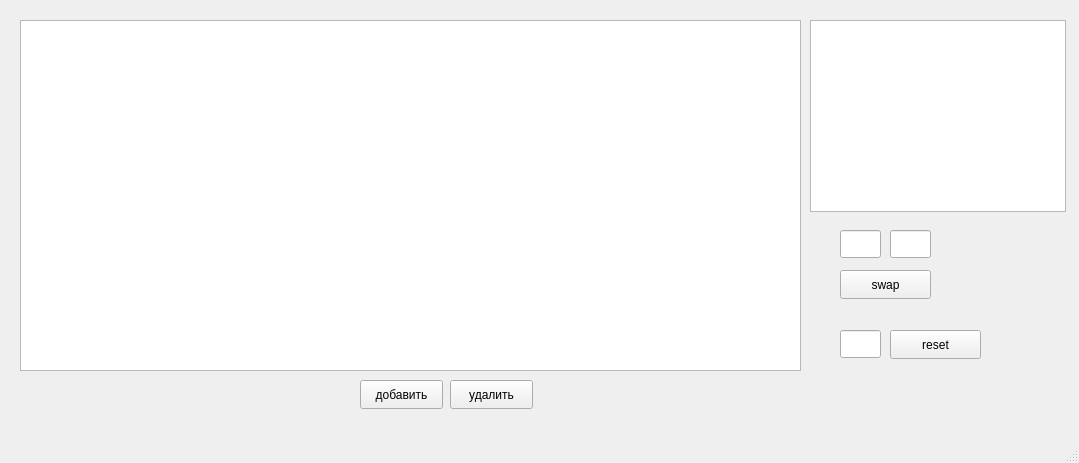
<?xml version="1.0" encoding="UTF-8"?>
<ui version="4.0">
 <class>MainWindow</class>
 <widget class="QMainWindow" name="MainWindow">
  <property name="geometry">
   <rect>
    <x>0</x>
    <y>0</y>
    <width>1079</width>
    <height>463</height>
   </rect>
  </property>
  <property name="windowTitle">
   <string>MainWindow</string>
  </property>
  <widget class="QWidget" name="centralwidget">
   <widget class="QPushButton" name="add">
    <property name="geometry">
     <rect>
      <x>360</x>
      <y>380</y>
      <width>83</width>
      <height>29</height>
     </rect>
    </property>
    <property name="text">
     <string>добавить</string>
    </property>
   </widget>
   <widget class="QPushButton" name="delete_2">
    <property name="geometry">
     <rect>
      <x>450</x>
      <y>380</y>
      <width>83</width>
      <height>29</height>
     </rect>
    </property>
    <property name="text">
     <string>удалить</string>
    </property>
   </widget>
   <widget class="QTableWidget" name="tableWidget">
    <property name="geometry">
     <rect>
      <x>20</x>
      <y>20</y>
      <width>781</width>
      <height>351</height>
     </rect>
    </property>
   </widget>
   <widget class="QTextBrowser" name="textBrowser">
    <property name="geometry">
     <rect>
      <x>810</x>
      <y>20</y>
      <width>256</width>
      <height>192</height>
     </rect>
    </property>
   </widget>
   <widget class="QLineEdit" name="lineEdit">
    <property name="geometry">
     <rect>
      <x>840</x>
      <y>230</y>
      <width>41</width>
      <height>28</height>
     </rect>
    </property>
   </widget>
   <widget class="QLineEdit" name="lineEdit_2">
    <property name="geometry">
     <rect>
      <x>890</x>
      <y>230</y>
      <width>41</width>
      <height>28</height>
     </rect>
    </property>
   </widget>
   <widget class="QPushButton" name="pushButton">
    <property name="geometry">
     <rect>
      <x>840</x>
      <y>270</y>
      <width>91</width>
      <height>29</height>
     </rect>
    </property>
    <property name="text">
     <string>swap</string>
    </property>
   </widget>
   <widget class="QLineEdit" name="lineEdit_3">
    <property name="geometry">
     <rect>
      <x>840</x>
      <y>330</y>
      <width>41</width>
      <height>28</height>
     </rect>
    </property>
   </widget>
   <widget class="QPushButton" name="pushButton_2">
    <property name="geometry">
     <rect>
      <x>890</x>
      <y>330</y>
      <width>91</width>
      <height>29</height>
     </rect>
    </property>
    <property name="text">
     <string>reset</string>
    </property>
   </widget>
  </widget>
  <widget class="QMenuBar" name="menubar">
   <property name="geometry">
    <rect>
     <x>0</x>
     <y>0</y>
     <width>1079</width>
     <height>25</height>
    </rect>
   </property>
  </widget>
  <widget class="QStatusBar" name="statusbar"/>
 </widget>
 <resources/>
 <connections/>
</ui>
